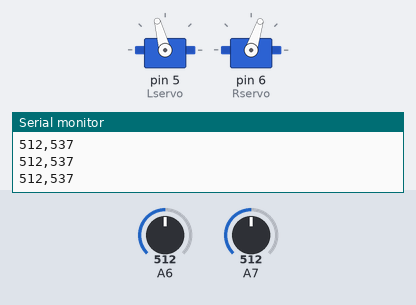
The sketch below on a simulated Arduino Nano, built with avr-gcc and run on an emulated ATmega328P. Parts: 2 × servo, the last lines printed to the serial monitor. Inputs (shaded band) come from the test bench; at power-on: A6 = 512, A7 = 512.

Above: at 1.2 s.
1.3 s: A6 set to 716
At 2.3 s:
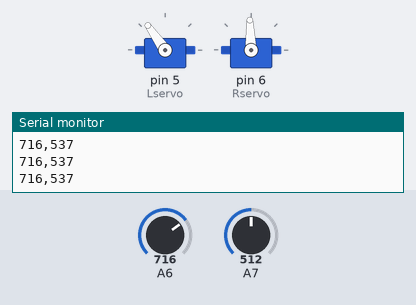
2.8 s: A7 set to 306
At 3.9 s:
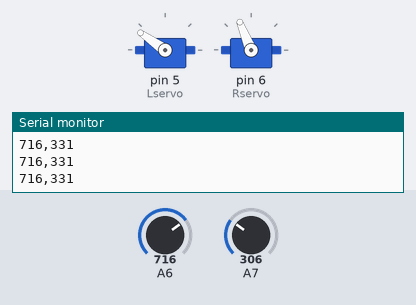
4.3 s: A6 set to 900
At 5.4 s:
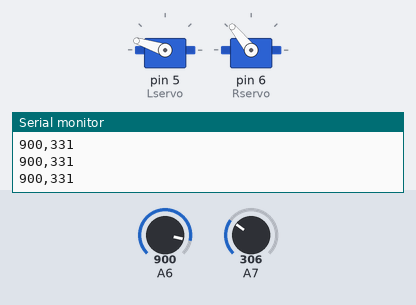
5.8 s: A7 set to 122
At 6.9 s:
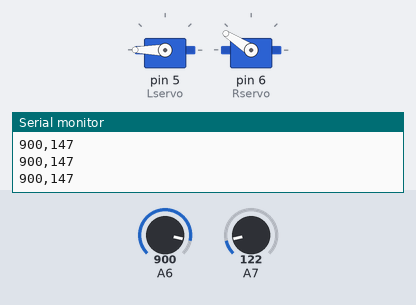
7.3 s: A6 set to 0
At 8.5 s:
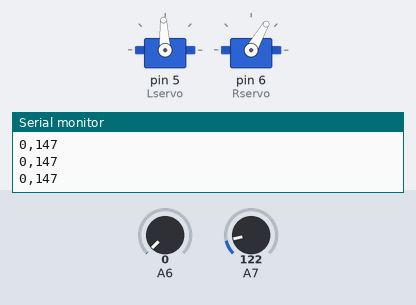
8.8 s: A7 set to 511
At 9.9 s:
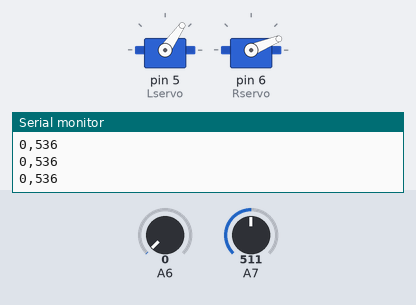
Timing chart, 0 to 11.3 s (numbered marks = the images above; inputs shaded):
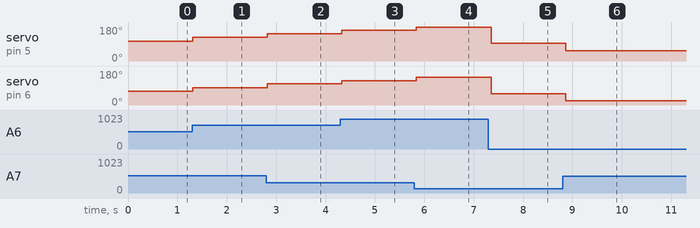

Measured:
- after the input at 1.3 s, servo on pin 5 (Lservo): 105° → 125° at once; servo on pin 6 (Rservo): 72° → 92° at once
- after the input at 2.8 s, servo on pin 5 (Lservo): 125° → 145° at once; servo on pin 6 (Rservo): 92° → 112° at once
- after the input at 4.3 s, servo on pin 5 (Lservo): 145° → 162° at once; servo on pin 6 (Rservo): 112° → 129° at once
- after the input at 5.8 s, servo on pin 5 (Lservo): 162° → 180° at once; servo on pin 6 (Rservo): 129° → 147° at once
- after the input at 7.3 s, servo on pin 5 (Lservo): 180° → 93° after 0.05 s; servo on pin 6 (Rservo): 147° → 60° after 0.05 s
- after the input at 8.8 s, servo on pin 5 (Lservo): 93° → 55° after 0.06 s; servo on pin 6 (Rservo): 60° → 22° after 0.06 s

The sketch:

Nanolightseeker.ino
```cpp
/*
Nanolightseeker
Adrie Huesman
26 January 2022

Hardware
Arduino Nano Atmega328
Arduino Nano sensor I/O shield v3.0
4 Alkaline batteries so 6 volts
2 SG90 continous or 360 degrees servos
Wheel for Standard Servo 25T-40×7mm 2-Pack Pololu 4905
Ball Caster with 3/4″ Plastic Ball Pololu 954
QTR-3A Reflectance Sensor Array Pololu 2456
Powerboard, own design based on 5V Step-Up/Step-Down Voltage Regulator S7V7F5 Pololu 2119
SG90 270 degrees servo and ultrasonic distance sensor HC-SR04
Chassis, own design 4mm aviation plywood 13 by 8 cm (two levels)

Software

I/O
D0 -- Reserved UART Rx
D1 -- Reserved UART Tx
D2 --
D3 --
D4 --
D5 Continuous servo left
D6 Continuous servo right
D7 --
D8 --
D9 270 degrees servo
D10 --
D11 --
D12 HC-SR04 Trig
D13 HC-SR04 Echo
A0 Sensor array left
A1 Sensor array center
A2 Sensor array right
A3 --
A4 -– Reserved I2C SDA
A5 -- Reserved I2C SDL
A6 LDR sensor left
A7 LDR sensor right

Other
SensorValues when all black 900 - 924, say 900
SensorValues when all white 488 - 579, say 600

Same RPMs achieved when:
Forward Lspeed 200 Rspeed 240
Backward Lspeed -250 Rspeed -200
Left turn Lspeed -200 Rspeed 200
Right turn Lspeed 200 Rspeed -200
 */

// Declare variables
int sensorValueL;     // variable to store the value coming from the left sensor
int sensorValueC;     // variable to store the value coming from the center sensor
int sensorValueR;     // variable to store the value coming from the right sensor
int Avspeed = 150;    // Average speed (200)
int LDRL;
int LDRR;
int Error;
float Kc = 1.0;      // Controller gain (0.40)
float Paction;

#include <Servo.h>
Servo Lservo;
Servo Rservo;

// Set speed of left motor, -500 < speed < 500
void Lspeed(int speed)
{
  Lservo.writeMicroseconds(speed + 1500);
}

// Set speed of right motor, -500 < speed < 500
void Rspeed(int speed)
{
  Rservo.writeMicroseconds(1500 - speed);
}

void setup()
{
  Serial.begin(9600);   // set up Serial library at 9600 bps
  Lservo.attach(5);
  Rservo.attach(6);
}

void loop()
{
  // Lspeed(200);
  // Rspeed(240);
  LDRL = analogRead(A6);
  LDRR = analogRead(A7) + 25;
  Serial.print(LDRL);
  Serial.print(',');
  Serial.print(LDRR);
  Serial.println();
  Error = LDRL - LDRR;
  Paction = Kc*Error;
  Lspeed(Avspeed + int(Paction));
  Rspeed(Avspeed - int(Paction) + 40);  // Motors behave different
  delay(100);
}
```
